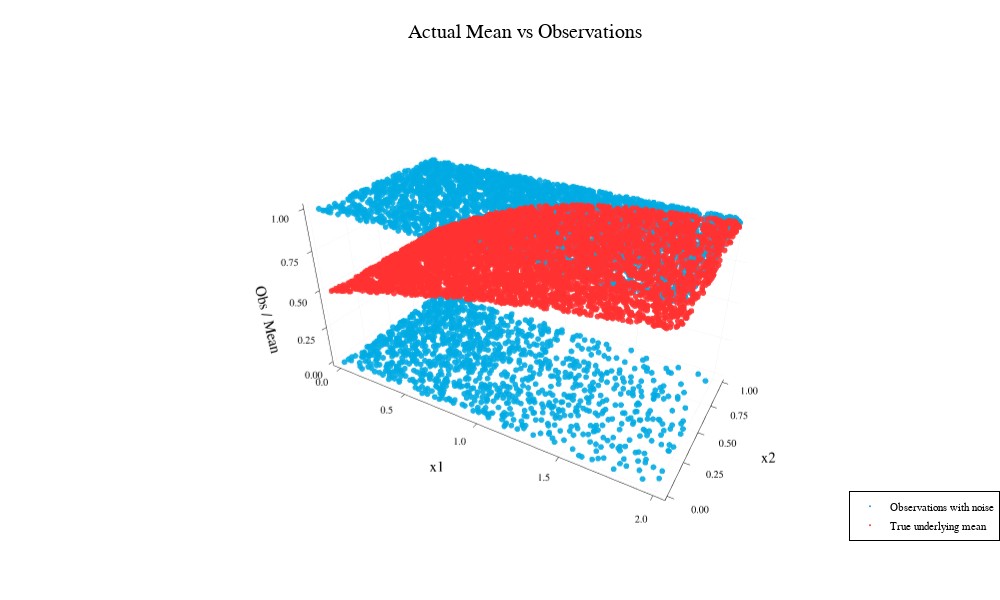

The notebook cell saved with this chart:
### Markdown cell above
## Visualise Mock Data

### Code cell
# 1. Plot Observed Data containing noise
Plots.scatter(
    mockdata.x1,
    mockdata.x2,
    mockdata.Y_obs,
    label = "Observations with noise",
    markerstrokewidth = 0,
    markersize = 1,          # smaller dots
    alpha = 0.9,              # more transparency
    color = :deepskyblue3,      # clearer blue than default
    xlabel = "x1",
    ylabel = "x2",
    zlabel = "Obs / Mean",
    legend = :bottomright,
    title = "Actual Mean vs Observations",
    size = (1000,600)
)

# 2. Plot True Underlying Mean
Plots.scatter!(
    mockdata.x1,
    mockdata.x2,
    mockdata.mean,
    label = "True underlying mean",
    markerstrokewidth = 0,
    markersize = 1,          # slightly larger for emphasis
    alpha = 0.9,               # solid but not harsh
    color = :firebrick2        # strong red, not neon
)

# plot!(
#     gridalpha = 0.12,
#     camera = (30, 25)
# )

### Figure 1 — Plotly figure (JSON) as saved in the notebook; plotly's stock layout.template omitted (floating-point values rounded to 4 significant figures; data arrays with more than 128 entries replaced by an {"elided": "..."} marker saying what was removed)
{"data": [{"colorbar": {"len": 0.9105, "title": "", "x": 0.9961, "y": 0.5058}, "legendgroup": "Observations with noise", "marker": {"color": "rgba(0, 154, 205, 0.900)", "line": {"color": "rgba(0, 0, 0, 0.900)", "width": 0}, "size": 2, "symbol": "circle"}, "mode": "markers", "name": "Observations with noise", "scene": "scene", "showlegend": true, "type": "scatter3d", "x": {"elided": "5000 float values"}, "xaxis": "x", "y": {"elided": "5000 float values"}, "yaxis": "y", "z": {"elided": "5000 int values"}, "zaxis": "z"}, {"colorbar": {"len": 0.9105, "title": "", "x": 0.9961, "y": 0.5058}, "legendgroup": "True underlying mean", "marker": {"color": "rgba(238, 44, 44, 0.900)", "line": {"color": "rgba(0, 0, 0, 0.900)", "width": 0}, "size": 2, "symbol": "circle"}, "mode": "markers", "name": "True underlying mean", "scene": "scene", "showlegend": true, "type": "scatter3d", "x": {"elided": "5000 float values"}, "xaxis": "x", "y": {"elided": "5000 float values"}, "yaxis": "y", "z": {"elided": "5000 float values"}, "zaxis": "z"}], "layout": {"annotations": [{"font": {"color": "rgba(0, 0, 0, 1.000)", "family": "sans-serif", "size": 20}, "rotation": 0, "showarrow": false, "text": "Actual Mean vs Observations", "x": 0.5254, "xanchor": "center", "xref": "paper", "y": 1, "yanchor": "top", "yref": "paper"}], "height": 600, "legend": {"bgcolor": "rgba(255, 255, 255, 1.000)", "bordercolor": "rgba(0, 0, 0, 1.000)", "borderwidth": 1, "font": {"color": "rgba(0, 0, 0, 1.000)", "family": "sans-serif", "size": 11}, "title": {"font": {"color": "rgba(0, 0, 0, 1.000)", "family": "sans-serif", "size": 15}, "text": ""}, "tracegroupgap": 0, "traceorder": "normal", "x": 1, "xanchor": "right", "y": 0.07, "yanchor": "bottom"}, "margin": {"b": 20, "l": 0, "r": 0, "t": 20}, "paper_bgcolor": "rgba(255, 255, 255, 1.000)", "plot_bgcolor": "rgba(255, 255, 255, 1.000)", "scene": {"camera": {"eye": {"x": 1.126, "y": -1.95, "z": 1.3}, "projection": "orthographic"}, "domain": {"x": [0.05477, 0.9961], "y": [0.05054, 0.961]}, "xaxis": {"gridcolor": "rgba(0, 0, 0, 0.100)", "gridwidth": 0.5, "linecolor": "rgba(0, 0, 0, 1.000)", "mirror": false, "range": [-0.05973, 2.059], "showgrid": true, "showline": true, "showticklabels": true, "tickangle": 0, "tickcolor": "rgb(0, 0, 0)", "tickfont": {"color": "rgba(0, 0, 0, 1.000)", "family": "sans-serif", "size": 11}, "tickmode": "array", "ticks": "inside", "ticktext": ["0.0", "0.5", "1.0", "1.5", "2.0"], "tickvals": [0, 0.5, 1, 1.5, 2], "title": "x1", "titlefont": {"color": "rgba(0, 0, 0, 1.000)", "family": "sans-serif", "size": 15}, "type": "-", "visible": true, "zeroline": false, "zerolinecolor": "rgba(0, 0, 0, 1.000)"}, "yaxis": {"gridcolor": "rgba(0, 0, 0, 0.100)", "gridwidth": 0.5, "linecolor": "rgba(0, 0, 0, 1.000)", "mirror": false, "range": [-0.02981, 1.03], "showgrid": true, "showline": true, "showticklabels": true, "tickangle": 0, "tickcolor": "rgb(0, 0, 0)", "tickfont": {"color": "rgba(0, 0, 0, 1.000)", "family": "sans-serif", "size": 11}, "tickmode": "array", "ticks": "inside", "ticktext": ["0.00", "0.25", "0.50", "0.75", "1.00"], "tickvals": [0, 0.25, 0.5, 0.75, 1], "title": "x2", "titlefont": {"color": "rgba(0, 0, 0, 1.000)", "family": "sans-serif", "size": 15}, "type": "-", "visible": true, "zeroline": false, "zerolinecolor": "rgba(0, 0, 0, 1.000)"}, "zaxis": {"gridcolor": "rgba(0, 0, 0, 0.100)", "gridwidth": 0.5, "linecolor": "rgba(0, 0, 0, 1.000)", "mirror": false, "range": [-0.03, 1.03], "showgrid": true, "showline": true, "showticklabels": true, "tickangle": 0, "tickcolor": "rgb(0, 0, 0)", "tickfont": {"color": "rgba(0, 0, 0, 1.000)", "family": "sans-serif", "size": 11}, "tickmode": "array", "ticks": "inside", "ticktext": ["0.00", "0.25", "0.50", "0.75", "1.00"], "tickvals": [0, 0.25, 0.5, 0.75, 1], "title": "Obs / Mean", "titlefont": {"color": "rgba(0, 0, 0, 1.000)", "family": "sans-serif", "size": 15}, "type": "-", "visible": true, "zeroline": false, "zerolinecolor": "rgba(0, 0, 0, 1.000)"}}, "showlegend": true, "width": 1000}}
